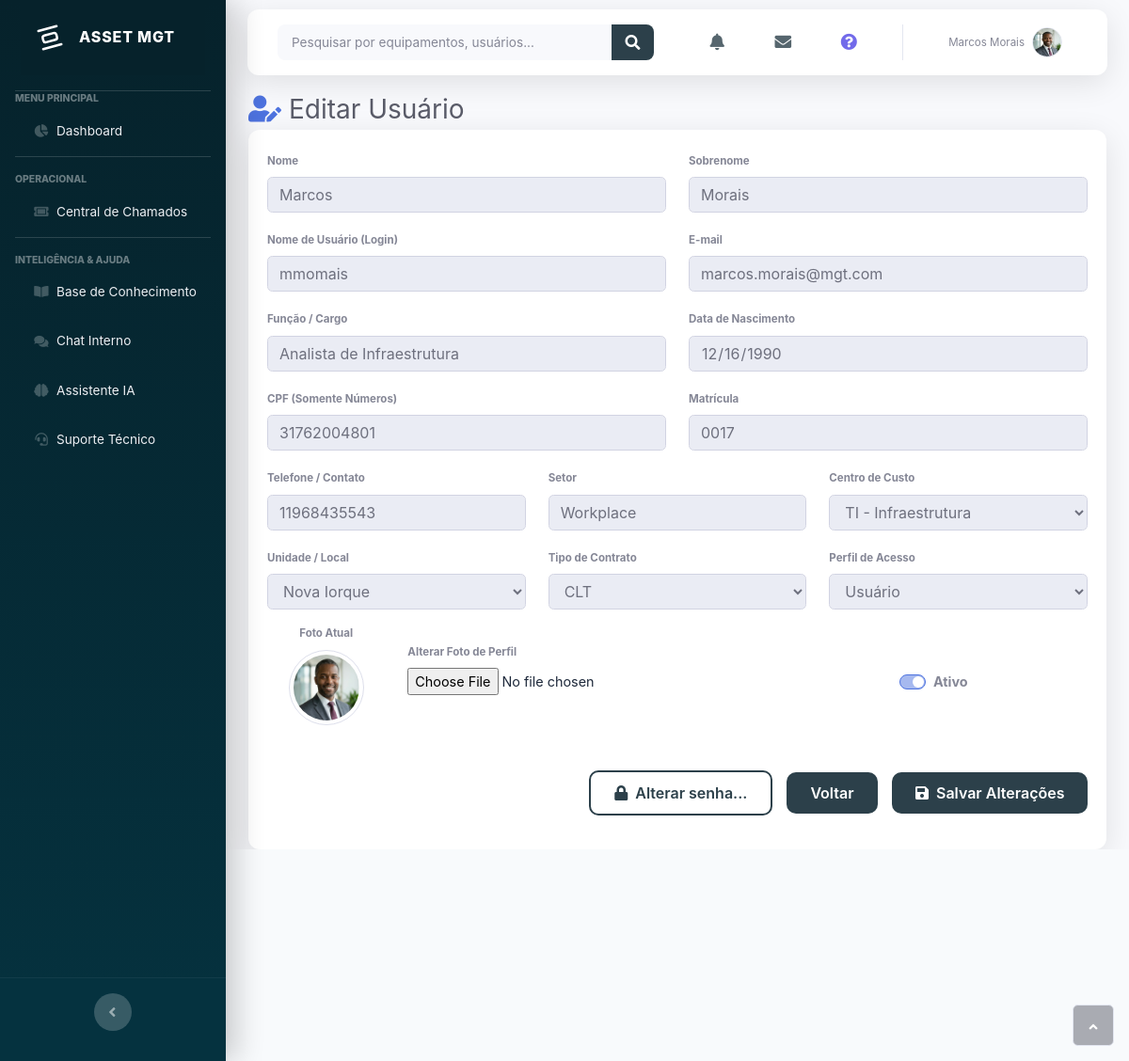
The page /editar_usuario.php?id=42 (signed in) on the database its author committed.
### tables this page shows
CREATE TABLE `usuarios` (
  `id_usuarios` int(11) NOT NULL AUTO_INCREMENT,
  `nome` varchar(100) NOT NULL,
  `sobrenome` varchar(100) NOT NULL,
  `usuarioAD` varchar(50) NOT NULL,
  `funcao` varchar(50) DEFAULT NULL,
  `dataNascimento` date DEFAULT NULL,
  `email` varchar(100) NOT NULL,
  `cpf` varchar(14) DEFAULT NULL,
  `centroDeCusto` varchar(100) DEFAULT NULL,
  `setor` varchar(100) DEFAULT NULL,
  `matricula` varchar(20) NOT NULL,
  `telefone` varchar(15) DEFAULT NULL,
  `tipoContrato` varchar(50) DEFAULT NULL,
  `senha` varchar(255) NOT NULL,
  `confirmarSenha` varchar(255) NOT NULL,
  `nivelUsuario` enum('Admin','Suporte','Usu├ƒrio') DEFAULT NULL,
  `unidade` varchar(100) DEFAULT NULL,
  `status` enum('Ativo','Inativo') DEFAULT 'Ativo',
  `foto_perfil` varchar(255) DEFAULT NULL,
  `reset_token` varchar(255) DEFAULT NULL,
  `reset_token_expira` datetime DEFAULT NULL,
  `chat_status` enum('Dispon├¡vel','Ausente','Ocupado','Offline') DEFAULT 'Dispon├¡vel',
  `last_seen` datetime DEFAULT current_timestamp(),
  PRIMARY KEY (`id_usuarios`),
  UNIQUE KEY `usuarioAD` (`usuarioAD`),
  UNIQUE KEY `email` (`email`),
  UNIQUE KEY `matricula` (`matricula`),
  KEY `idx_usuarios_nome` (`nome`),
  KEY `idx_usuarios_sobrenome` (`sobrenome`),
  KEY `idx_usuarios_email` (`email`),
  KEY `idx_usuarios_usuarioAD` (`usuarioAD`),
  KEY `idx_usuarios_status` (`status`)
);

### editar_usuario.php (the view, shortened to what the rows shown need)
<?php
include_once 'conexao.php';
$id = isset($_GET['id']) ? intval($_GET['id']) : 0;
if ($id > 0) {
    $sql = "SELECT * FROM usuarios WHERE id_usuarios = $id";
    $result = mysqli_query($conn, $sql);
    $user = mysqli_fetch_assoc($result);
} else {
    header("Location: usuarios.php");
    exit();
}
$can_edit_all = ($_SESSION['nivelUsuario'] === 'Admin' || $_SESSION['nivelUsuario'] === 'Suporte');
?>
<!DOCTYPE html>
<html lang="<?php echo $_SESSION['idioma'] ?? 'pt-br'; ?>">
<head>
    <link rel="stylesheet" href="/assets/bootstrap/css/bootstrap.min.css?h=10db4134a440e5796ec9b2db37a80278">
    <link rel="stylesheet" href="/assets/css/Montserrat.css?h=4f0fce47efb23b5c354caba98ff44c36">
    <link rel="stylesheet" href="/assets/css/Nunito.css?h=3532322f32770367812050c1dddc256c">
    <link rel="stylesheet" href="/assets/css/Raleway.css?h=f3d9abe8d5aa7831c01bfaa2a1563712">
    <link rel="stylesheet" href="/assets/css/Roboto.css?h=41e93b37bc495fd67938799bb3a6adaf">
    <link rel="stylesheet" href="https://use.fontawesome.com/releases/v5.12.0/css/all.css">
    <link rel="stylesheet" href="https://cdnjs.cloudflare.com/ajax/libs/font-awesome/4.7.0/css/font-awesome.min.css">
    <link rel="stylesheet" href="/assets/fonts/fontawesome5-overrides.min.css?h=a0e894d2f295b40fda5171460781b200">
    <link rel="stylesheet" href="https://cdnjs.cloudflare.com/ajax/libs/animate.css/3.5.2/animate.min.css">
    <?php include_once 'sidebar_style.php'; ?>
</head>
<body id="page-top">
    <div id="wrapper">
        <div class="d-flex flex-column" id="content-wrapper">
            <div id="content">
                <div class="container-fluid">
                    <div class="card shadow">
                        <div class="card-body">
                            <form action="update_usuario.php" method="post" enctype="multipart/form-data" onsubmit="return validateForm()">
                                <div class="row">
                                    <div class="col-md-6">
                                        <div class="form-group">
                                            <label class="text-gray-600 small font-weight-bold" for="nome"><?php echo __('Nome'); ?></label>
                                            <input class="form-control" name="nome" id="nome" type="text" value="<?php echo htmlspecialchars($user['nome']); ?>" required="" <?php echo $can_edit_all ? '' : 'readonly'; ?>>
                                        </div>
                                    </div>
                                    <div class="col-md-6">
                                        <div class="form-group">
                                            <label class="text-gray-600 small font-weight-bold" for="sobrenome"><?php echo __('Sobrenome'); ?></label>
                                            <input class="form-control" name="sobrenome" id="sobrenome" type="text" value="<?php echo htmlspecialchars($user['sobrenome']); ?>" required="" <?php echo $can_edit_all ? '' : 'readonly'; ?>>
                                        </div>
                                    </div>
                                </div>
                                <div class="row">
                                    <div class="col-md-6">
                                        <div class="form-group">
                                            <label class="text-gray-600 small font-weight-bold" for="usuarioAD"><?php echo __('Nome de Usuário (Login)'); ?></label>
                                            <input class="form-control" name="usuarioAD" id="usuarioAD" type="text" value="<?php echo htmlspecialchars($user['usuarioAD']); ?>" required="" <?php echo $can_edit_all ? '' : 'readonly'; ?>>
                                        </div>
                                    </div>
                                    <div class="col-md-6">
                                        <div class="form-group">
                                            <label class="text-gray-600 small font-weight-bold" for="email"><?php echo __('E-mail'); ?></label>
                                            <input class="form-control" name="email" id="email" type="email" value="<?php echo htmlspecialchars($user['email']); ?>" required="" <?php echo $can_edit_all ? '' : 'readonly'; ?>>
                                        </div>
                                    </div>
                                </div>
                                <div class="row">
                                    <div class="col-md-6">
                                        <div class="form-group">
                                            <label class="text-gray-600 small font-weight-bold" for="funcao"><?php echo __('Função / Cargo'); ?></label>
                                            <input class="form-control" name="funcao" id="funcao" type="text" value="<?php echo htmlspecialchars($user['funcao']); ?>" required="" <?php echo $can_edit_all ? '' : 'readonly'; ?>>
                                        </div>
                                    </div>
                                    <div class="col-md-6">
                                        <div class="form-group">
                                            <label class="text-gray-600 small font-weight-bold" for="dataNascimento"><?php echo __('Data de Nascimento'); ?></label>
                                            <input class="form-control" name="dataNascimento" id="dataNascimento" type="date" value="<?php echo $user['dataNascimento']; ?>" required="" <?php echo $can_edit_all ? '' : 'readonly'; ?>>
                                        </div>
                                    </div>
                                </div>
                                <div class="row">
                                    <div class="col-md-6">
                                        <div class="form-group">
                                            <label class="text-gray-600 small font-weight-bold text-danger" for="cpf"><?php echo __('CPF (Somente Números)'); ?></label>
                                            <input class="form-control" name="cpf" id="cpf" type="text" value="<?php echo htmlspecialchars($user['cpf'] ?? ''); ?>" required="" maxlength="14" oninput="maskCPF(this)" <?php echo $can_edit_all ? '' : 'readonly'; ?>>
                                        </div>
                                    </div>
                                    <div class="col-md-6">
                                        <div class="form-group">
                                            <label class="text-gray-600 small font-weight-bold" for="matricula"><?php echo __('Matrícula'); ?></label>
                                            <input class="form-control" name="matricula" id="matricula" type="text" value="<?php echo htmlspecialchars($user['matricula']); ?>" readonly required="">
                                        </div>
                                    </div>
                                </div>
                                <div class="row">
                                    <div class="col-md-4">
                                        <div class="form-group">
                                            <label class="text-gray-600 small font-weight-bold" for="telefone"><?php echo __('Telefone / Contato'); ?></label>
                                            <input class="form-control" name="telefone" id="telefone" type="text" value="<?php echo htmlspecialchars($user['telefone']); ?>" <?php echo $can_edit_all ? '' : 'readonly'; ?>>
                                        </div>
                                    </div>
                                    <div class="col-md-4">
                                        <div class="form-group">
                                            <label class="text-gray-600 small font-weight-bold" for="setor"><?php echo __('Setor'); ?></label>
                                            <input class="form-control" name="setor" id="setor" type="text" value="<?php echo htmlspecialchars($user['setor'] ?? ''); ?>" placeholder="<?php echo __('Ex: TI / RH'); ?>" <?php echo $can_edit_all ? '' : 'readonly'; ?>>
                                        </div>
                                    </div>
                                </div>
                                <div class="row">
                                    <div class="col-md-4">
                                        <div class="form-group">
                                            <label class="text-gray-600 small font-weight-bold" for="tipoContrato"><?php echo __('Tipo de Contrato'); ?></label>
                                            <select class="form-control" name="tipoContrato" id="tipoContrato" <?php echo $can_edit_all ? '' : 'disabled'; ?>>
                                                <option value="CLT" <?php echo (($user['tipoContrato'] ?? '') == 'CLT') ? 'selected' : ''; ?>><?php echo __('CLT'); ?></option>
                                            </select>
                                        </div>
                                    </div>
                                </div>
                                <div class="row align-items-center">
                                    <div class="col-md-2 text-center">
                                        <label class="text-gray-600 small font-weight-bold d-block"><?php echo __('Foto Atual'); ?></label>
                                        <img src="<?php echo !empty($user['foto_perfil']) ? htmlspecialchars($user['foto_perfil']) : '/assets/img/avatars/avatar1.jpeg'; ?>"
                                            class="rounded-circle img-thumbnail" style="width: 80px; height: 80px; object-fit: cover;">
                                    </div>
                                    <div class="col-md-3">
                                        <div class="custom-control custom-switch" style="margin-top: 15px;">
                                            <label class="custom-control-label font-weight-bold" for="statusSwitch"><?php echo __('Ativo'); ?></label>
                                        </div>
                                    </div>
                                </div>
                            </form>
                        </div>
                    </div>
                </div>
            </div>
        </div><a class="border rounded d-inline scroll-to-top" href="#page-top"><i class="fas fa-angle-up"></i></a>
    </div>
</body>
</html>

### rows shown on the page
usuarios: nome "Marcos", sobrenome "Morais", usuarioAD "mmomais", email "marcos.morais@mgt.com", funcao "Analista de Infraestrutura", dataNascimento "12/16/1990", cpf "31762004801", matricula "0017", telefone "11968435543", setor "Workplace", tipoContrato "CLT", foto_perfil (picture), status "Ativo"

### other values the page prints
__('Menu Principal') "MENU PRINCIPAL"
__('Dashboard') "Dashboard"
__('Operacional') "OPERACIONAL"
__('Central de Chamados') "Central de Chamados"
__('Inteligência & Ajuda') "INTELIGÊNCIA & AJUDA"
__('Base de Conhecimento') "Base de Conhecimento"
__('Chat Interno') "Chat Interno"
__('Assistente IA') "Assistente IA"
__('Suporte Técnico') "Suporte Técnico"
$userName "Marcos Morais"
__('Editar Usuário') "Editar Usuário"
__('Nome') "Nome"
__('Sobrenome') "Sobrenome"
__('Nome de Usuário (Login)') "Nome de Usuário (Login)"
__('E-mail') "E-mail"
